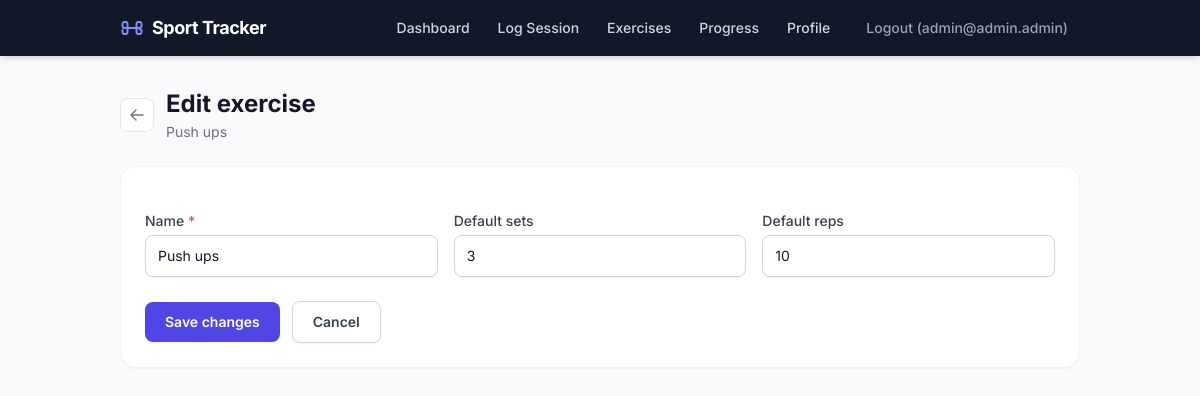
Screenshot of /exercises/3/edit (signed in) with the database file from the repository.
### tables this page shows
CREATE TABLE users (
  id INTEGER PRIMARY KEY AUTOINCREMENT,
  email TEXT NOT NULL UNIQUE,
  password_hash TEXT NOT NULL,
  created_at TEXT NOT NULL DEFAULT CURRENT_TIMESTAMP
, name TEXT, date_of_birth TEXT, sex TEXT CHECK (sex IN ('male', 'female')), weight REAL);

CREATE TABLE exercises (
  id INTEGER PRIMARY KEY AUTOINCREMENT,
  user_id INTEGER NOT NULL,
  name TEXT NOT NULL,
  default_sets INTEGER,
  default_reps INTEGER,
  created_at TEXT NOT NULL DEFAULT CURRENT_TIMESTAMP,
  UNIQUE(user_id, name),
  FOREIGN KEY (user_id) REFERENCES users(id) ON DELETE CASCADE
);

### app/routes.py (the view, shortened to what this page needs)
@bp.route("/exercises/<int:exercise_id>/edit", methods=("GET", "POST"))
@login_required
def edit_exercise_view(exercise_id):
    user_id = g.user["id"]
    exercise = get_exercise(exercise_id, user_id)
    if exercise is None:
        abort(404)
    return render_template("exercise_edit.html", exercise=exercise)

### app/auth/__init__.py (called while the page is built)
def generate_csrf_token() -> str:
    token = session.get("csrf_token")
    if token is None:
        token = secrets.token_urlsafe(32)
        session["csrf_token"] = token
    return token

def login_required(view):
    @wraps(view)
    def wrapped_view(*args, **kwargs):
        if g.user is None:
            return redirect(url_for("auth.login"))
        return view(*args, **kwargs)
    return wrapped_view

@bp.before_app_request
def load_logged_in_user():
    from app.db import get_db  # local import to avoid circular deps at module load
    user_id = session.get("user_id")
    if user_id is None:
        g.user = None
        return
    g.user = get_db().execute("SELECT * FROM users WHERE id = ?", (user_id,)).fetchone()

@bp.before_app_request
def validate_csrf_token():
    if request.method in {"POST", "PUT", "PATCH", "DELETE"}:
        session_token = session.get("csrf_token")
        form_token = request.form.get("csrf_token")
        if session_token is None or form_token is None:
            abort(400)
        if not secrets.compare_digest(session_token, form_token):
            abort(400)

@bp.app_context_processor
def inject_csrf_token():
    return {"csrf_token": generate_csrf_token()}

### app/db.py (called while the page is built)
def get_db():
    if "db" not in g:
        database_path = Path(current_app.config["DATABASE"])
        database_path.parent.mkdir(parents=True, exist_ok=True)
        conn = sqlite3.connect(database_path)
        conn.row_factory = sqlite3.Row
        conn.execute("PRAGMA foreign_keys = ON;")
        g.db = conn
    return g.db

### app/tracker/exercises/queries.py (called while the page is built)
def get_exercise(exercise_id: int, user_id: int):
    return (
        get_db()
        .execute(
            "SELECT * FROM exercises WHERE id = ? AND user_id = ?",
            (exercise_id, user_id),
        )
        .fetchone()
    )

### app/templates/exercise_edit.html (shortened to what this page needs)
{% extends 'base.html' %}
{% block content %}
<div class="mb-6 flex items-center gap-3">
  <a href="{{ url_for('routes.exercises') }}"
     class="inline-flex items-center justify-center rounded-lg border border-gray-200 bg-white p-2 text-gray-500 hover:bg-gray-50 transition">
    <svg class="w-4 h-4" fill="none" viewBox="0 0 24 24" stroke="currentColor" stroke-width="2">
      <path stroke-linecap="round" stroke-linejoin="round" d="M10.5 19.5L3 12m0 0l7.5-7.5M3 12h18"/>
    </svg>
  </a>
  <div>
    <h1 class="text-2xl font-bold text-gray-900">Edit exercise</h1>
    <p class="text-sm text-gray-500 mt-0.5">{{ exercise['name'] }}</p>
  </div>
</div>
<div class="rounded-2xl bg-white border border-gray-100 shadow-sm p-6">
  <form method="post" class="space-y-5">
    <div class="grid grid-cols-1 gap-4 sm:grid-cols-3">
      <div class="sm:col-span-1">
        <label for="exercise-name" class="block text-sm font-medium text-gray-700 mb-1">
          Name <span class="text-red-500">*</span>
        </label>
        <input id="exercise-name" name="name" type="text" required
               value="{{ request.form.get('name', exercise['name']) }}"
               class="block w-full rounded-lg border border-gray-300 bg-white px-3 py-2.5 text-sm
                      text-gray-900 shadow-sm focus:border-indigo-500 focus:outline-none
                      focus:ring-2 focus:ring-indigo-200 transition">
      </div>
      <div>
        <label for="default-sets" class="block text-sm font-medium text-gray-700 mb-1">Default sets</label>
        <input id="default-sets" name="default_sets" type="number" min="1"
               value="{{ request.form.get('default_sets', exercise['default_sets'] or '') }}"
               class="block w-full rounded-lg border border-gray-300 bg-white px-3 py-2.5 text-sm
                      text-gray-900 shadow-sm focus:border-indigo-500 focus:outline-none
                      focus:ring-2 focus:ring-indigo-200 transition">
      </div>
      <div>
        <label for="default-reps" class="block text-sm font-medium text-gray-700 mb-1">Default reps</label>
        <input id="default-reps" name="default_reps" type="number" min="0"
               value="{{ request.form.get('default_reps', exercise['default_reps'] or '') }}"
               class="block w-full rounded-lg border border-gray-300 bg-white px-3 py-2.5 text-sm
                      text-gray-900 shadow-sm focus:border-indigo-500 focus:outline-none
                      focus:ring-2 focus:ring-indigo-200 transition">
      </div>
    </div>
    <div class="flex items-center gap-3 pt-1">
      <button type="submit"
              class="inline-flex items-center gap-2 rounded-lg bg-indigo-600 px-5 py-2.5 text-sm font-semibold
                     text-white shadow-sm hover:bg-indigo-700 transition active:scale-95">
        Save changes
      </button>
      <a href="{{ url_for('routes.exercises') }}"
         class="inline-flex items-center rounded-lg border border-gray-300 bg-white px-5 py-2.5
                text-sm font-semibold text-gray-700 shadow-sm hover:bg-gray-50 transition active:scale-95">
        Cancel
      </a>
    </div>
  </form>
</div>
{% endblock %}

### app/templates/base.html (shortened to what this page needs)
<!doctype html>
<html lang="en" class="h-full">
<head>
  <script src="https://cdn.tailwindcss.com"></script>
</head>
<body class="h-full bg-slate-50 text-gray-900 font-sans antialiased">
  <nav class="bg-gray-900 shadow-md">
    <div class="mx-auto max-w-5xl px-4 sm:px-6 lg:px-8">
      <div class="flex h-14 items-center justify-between">
        <a href="{{ url_for('routes.dashboard') if g.user else url_for('auth.login') }}"
           class="flex items-center gap-2 text-white font-bold text-lg tracking-tight">
          Sport Tracker
        </a>
        {% if g.user %}
        <div class="hidden sm:flex items-center gap-1">
          <a href="{{ url_for('routes.dashboard') }}"
             class="rounded-md px-3 py-1.5 text-sm font-medium text-gray-300 hover:bg-gray-700 hover:text-white transition">Dashboard</a>
          <a href="{{ url_for('routes.new_session') }}"
             class="rounded-md px-3 py-1.5 text-sm font-medium text-gray-300 hover:bg-gray-700 hover:text-white transition">Log Session</a>
          <a href="{{ url_for('routes.exercises') }}"
             class="rounded-md px-3 py-1.5 text-sm font-medium text-gray-300 hover:bg-gray-700 hover:text-white transition">Exercises</a>
          <a href="{{ url_for('routes.progress') }}"
             class="rounded-md px-3 py-1.5 text-sm font-medium text-gray-300 hover:bg-gray-700 hover:text-white transition">Progress</a>
          <a href="{{ url_for('routes.profile') }}"
             class="rounded-md px-3 py-1.5 text-sm font-medium text-gray-300 hover:bg-gray-700 hover:text-white transition">Profile</a>
          <form method="post" action="{{ url_for('auth.logout') }}" class="ml-2">
            <button type="submit"
                    class="rounded-md px-3 py-1.5 text-sm font-medium text-gray-400 hover:bg-gray-700 hover:text-white transition cursor-pointer border-none bg-transparent">
              Logout ({{ (g.user['name'].split()[0]) if g.user['name'] else g.user['email'] }})
            </button>
          </form>
        </div>
        {% endif %}
      </div>
    </div>
  </nav>
  <main class="mx-auto max-w-5xl px-4 sm:px-6 lg:px-8 py-8">
    {% block content %}{% endblock %}
  </main>
</body>
</html>

### rows the page displays
users: email "admin@admin.admin"
exercises: name "Push ups", default_sets "3", default_reps "10"
